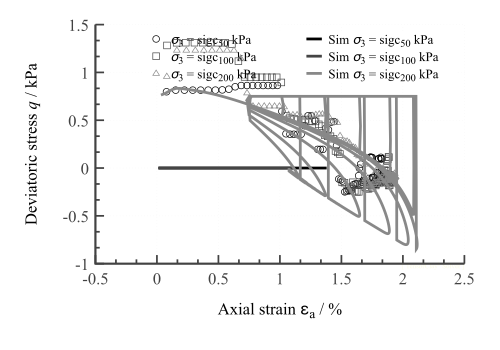

This chart was generated by the following gnuplot code:
# ==============================================================================
#   GNUPLOT ACADEMIC SCRIPT AUTOMATICALLY GENERATED BY TENSORCLAY (TRIAXLAB)     
#   Generated Time: 2026/07/06                                                  
# ==============================================================================

# ==============================================================================
# [Layout & Canvas Geometry] Advanced Dimension & Publishing Optimization
# Engine: TensorClay True-Render Core Architecture
# ==============================================================================

# --- Physical Output Canvas Size Control ---
set terminal pdfcairo size 5.00in, 3.00in color enhanced font 'Times-New-Roman,12' background rgb 'white'
set lmargin at screen 0.20
set bmargin at screen 0.24
set rmargin at screen 0.91
set tmargin at screen 0.92

# [Academic Protection] Enforcing locked 1:1 scale to completely eradicate aspect distortion.
set origin 0,0
set size 1,1

# --- TensorClay Ecosystem Signature Mark (Ultra-Faded Phantom Weight) ---
set label "[ TensorClay{^b} Solver ]" at screen 0.93, 0.24 right font 'Times-New-Roman,7.5' textcolor rgb '#E0E0E020'

# --- Professional Infrastructure (Outward Tics & Academic Grid) ---
set border 3 lw 2.5 lc rgb '#424242'             # L-shaped open layout
set tics out nomirror font ',19' scale 1.5, 0.75 # Scale-aware outward tics prevent clipping
set mxtics 2
set mytics 2
set grid xtics ytics lc rgb '#E5E5E5' lw 0.8 dt 2  # Non-intrusive gray reference grid
# --- Layout Block Segment End ---

# ==============================================================================
# [Figure & Output Configuration] Environment Setup (Academic Cairo Channel)
# ==============================================================================

set terminal pdfcairo size 5.00in, 3.50in color enhanced font 'Times-New-Roman,14' background rgb 'white'
set output 'workspace_plot_260525_003_render.pdf'

# --- Journal Standard Clip & Layout Hygiene ---
set clip points
set clip one
set tics scale 1.0
set grid xtics ytics lt 0 lw 0.5 lc rgb '#e0e0e0'

# --- Dynamic Margin Adjustment based on Canvas Size ---
margin_left   = 0.95
margin_bottom = 0.86
margin_right  = 0.35
margin_top    = 0.24

canvas_w = 5.00
canvas_h = 3.50

set lmargin at screen (margin_left / canvas_w)
set rmargin at screen (1.0 - (margin_right / canvas_w))
set bmargin at screen (margin_bottom / canvas_h)
set tmargin at screen (1.0 - (margin_top / canvas_h))

# ------------------------------------------------------------------------------
# --- Academic Color Palette Line Mapping ---
set linetype 1 lc rgb '#000000' lw 2.2 pt 5 ps 0.8
set linetype 2 lc rgb '#444444' lw 2.0 pt 7 ps 0.8
set linetype 3 lc rgb '#888888' lw 1.8 pt 9 ps 0.8
set linetype 4 lc rgb '#b5b5b5' lw 1.5 pt 13 ps 0.8
set linetype 5 lc rgb '#222222' lw 2.0 pt 11 ps 0.8
set linetype cycle 5

# --- Fine-tune vector point objects for EPS/PDF outputs ---
set pointsize 0.9

set encoding utf8
# --- Figure Block Segment End ---

# ==============================================================================
# [Macro Axes Space & Legend Logic Setup] Academic High-Resolution Pipeline
# ==============================================================================

set key top right horizontal Left reverse enhanced maxcols 2 samplen 1.5 spacing 1.2 font ',14' nobox noopaque
# [Visual Aesthetic] Key Box removed; Opaque mask activated to shield underlying curves.

unset grid
set grid xtics ytics lc rgb '#E5E5E5' lw 0.8 dt 2
unset xzeroaxis
unset yzeroaxis
unset title
unset logscale
# --- Axes Space Block Segment End ---

# ==============================================================================
# [Subplot Axes Physics & Metrics] Geotechnical True-Render Protocol
# ==============================================================================

set tics in nomirror font ',18' scale 1.5, 0.75
set format x '%-g'
set format y '%-g'
set mxtics 3
set mytics 3

set xlabel 'Axial strain {/Symbol e}_{a} / %' textcolor rgb 'black' font ',18' offset 0,-0.6
set ylabel 'Deviatoric stress {/:Italic q} / kPa' textcolor rgb 'black' font ',18' offset -3.2,0

unset logscale
set offsets 0, 0, 0, 0
set autoscale

# --- Precise Academic Boundary Padding (Polarity Adaptive) ---
set offsets graph 0.08, 0.08, 0.05, 0.05
# --- Axis Block Segment End ---

# ==============================================================================
# [Artist & LineStyle Specifications] Academic Aesthetics Setup (Journal Standard)
# ==============================================================================

GLOBAL_PLOT_STYLE = 'points'
GLOBAL_SMOOTH_ALGO = ''

# --- Dynamic Infrastructure for Microscopic Case Tracks ---
# [CASE NODE] sigc_50kPa
set linestyle 101 lt 1 lw 1.0 pt 6 ps 0.8
CASE_EXP_SKIP_101 = 100
CASE_EXP_FACTOR_X_101 = 1.0
CASE_EXP_FACTOR_Y_101 = 1.0
set linestyle 201 lt 1 dt 1 lw 4.0 pt 1 ps 0.0
CASE_SIMU_FACTOR_X_201 = 1.0
CASE_SIMU_FACTOR_Y_201 = 1.0

# [CASE NODE] sigc_100kPa
set linestyle 102 lt 2 lw 1.0 pt 4 ps 0.8
CASE_EXP_SKIP_102 = 100
CASE_EXP_FACTOR_X_102 = 1.0
CASE_EXP_FACTOR_Y_102 = 1.0
set linestyle 202 lt 2 dt 1 lw 4.0 pt 1 ps 0.0
CASE_SIMU_FACTOR_X_202 = 1.0
CASE_SIMU_FACTOR_Y_202 = 1.0

# [CASE NODE] sigc_200kPa
set linestyle 103 lt 3 lw 1.0 pt 8 ps 0.8
CASE_EXP_SKIP_103 = 100
CASE_EXP_FACTOR_X_103 = 1.0
CASE_EXP_FACTOR_Y_103 = 1.0
set linestyle 203 lt 3 dt 1 lw 4.0 pt 1 ps 0.0
CASE_SIMU_FACTOR_X_203 = 1.0
CASE_SIMU_FACTOR_Y_203 = 1.0

# --- Artist Block Segment End ---

# [Debug Check] artistBlock Found: true
# [Debug Check] Raw 'STYLE' in Dictionary: 'points'
# [Debug Check] Final specs.GlobalStyle Value: 'points'

# ==============================================================================
# [Dynamic Data Matrix Mapping] Generated by TensorClay Data Engine
# ==============================================================================

# --- Datafile Parser Configuration for CSV/.sdb ---
set datafile separator ','
set datafile commentschars '#!'

array Files_100[3]
Files_100[1] = './C5_G01.sdb'
Files_100[2] = './C5_G02.sdb'
Files_100[3] = './C5_G03.sdb'
array Labels_100[3]
Labels_100[1] = '{/:Italic {/Symbol {/:Italic s}}}_{3} = sigc_{50} kPa'
Labels_100[2] = '{/:Italic {/Symbol {/:Italic s}}}_{3} = sigc_{100} kPa'
Labels_100[3] = '{/:Italic {/Symbol {/:Italic s}}}_{3} = sigc_{200} kPa'

array Files_101[3]
Files_101[1] = '/Users/lhc/ATENSORLAB/TensorClay典型案例-Gnuplot绘图模式/batch-sigc_50kPa.sdb'
Files_101[2] = '/Users/lhc/ATENSORLAB/TensorClay典型案例-Gnuplot绘图模式/batch-sigc_100kPa.sdb'
Files_101[3] = '/Users/lhc/ATENSORLAB/TensorClay典型案例-Gnuplot绘图模式/batch-sigc_200kPa.sdb'
array Labels_101[3]
Labels_101[1] = 'Sim {/:Italic {/Symbol {/:Italic s}}}_{3} = sigc_{50} kPa'
Labels_101[2] = 'Sim {/:Italic {/Symbol {/:Italic s}}}_{3} = sigc_{100} kPa'
Labels_101[3] = 'Sim {/:Italic {/Symbol {/:Italic s}}}_{3} = sigc_{200} kPa'

# --- Core Coordinate Axis Mapping Indices ---
X_COLUMN_INDEX = 9
Y_COLUMN_INDEX = 12
# --- Data Block Segment End ---

# ==============================================================================
# [Data Flow Execution Pipeline] Main Plot Execution
# ==============================================================================
plot \
     Files_100[1] every CASE_EXP_SKIP_101 using (column(X_COLUMN_INDEX)*CASE_EXP_FACTOR_X_101):(column(Y_COLUMN_INDEX)*CASE_EXP_FACTOR_Y_101) title Labels_100[1] with points ls 101, \
     Files_100[2] every CASE_EXP_SKIP_102 using (column(X_COLUMN_INDEX)*CASE_EXP_FACTOR_X_102):(column(Y_COLUMN_INDEX)*CASE_EXP_FACTOR_Y_102) title Labels_100[2] with points ls 102, \
     Files_100[3] every CASE_EXP_SKIP_103 using (column(X_COLUMN_INDEX)*CASE_EXP_FACTOR_X_103):(column(Y_COLUMN_INDEX)*CASE_EXP_FACTOR_Y_103) title Labels_100[3] with points ls 103, \
     Files_101[1] using (column(X_COLUMN_INDEX)*CASE_SIMU_FACTOR_X_201):(column(Y_COLUMN_INDEX)*CASE_SIMU_FACTOR_Y_201) title Labels_101[1] with lines ls 201, \
     Files_101[2] using (column(X_COLUMN_INDEX)*CASE_SIMU_FACTOR_X_202):(column(Y_COLUMN_INDEX)*CASE_SIMU_FACTOR_Y_202) title Labels_101[2] with lines ls 202, \
     Files_101[3] using (column(X_COLUMN_INDEX)*CASE_SIMU_FACTOR_X_203):(column(Y_COLUMN_INDEX)*CASE_SIMU_FACTOR_Y_203) title Labels_101[3] with lines ls 203

# --- [Render Flow Completed Safely] ---
unset output
